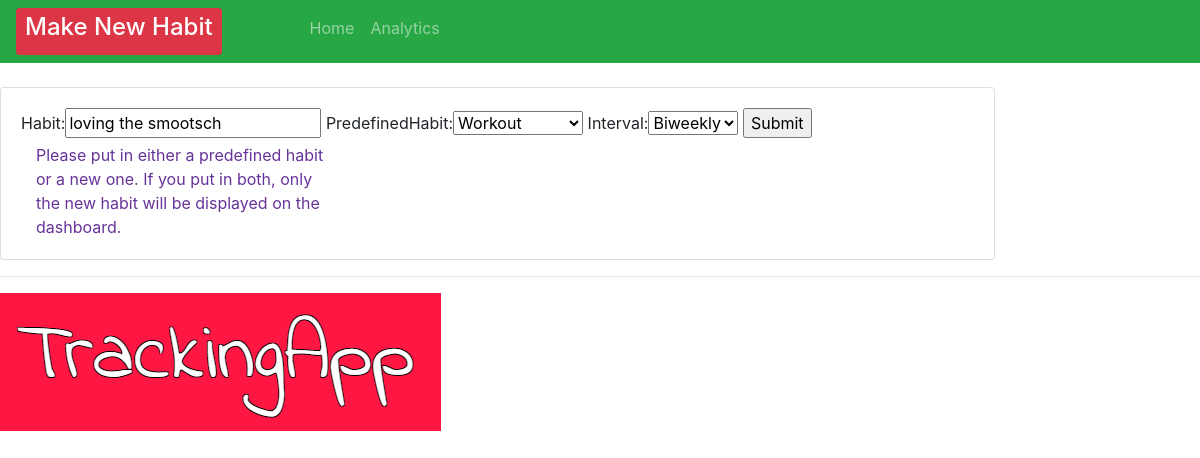
Screenshot of /update_habit/2 with the database file from the repository.
### crm/models.py (models this page shows, shortened)
class Order(models.Model):
    INTERVAL = (
            ('Daily', 'Daily'),
            ('Weekly', 'Weekly' ),
            ('Biweekly', 'Biweekly'),
            ('Monthly', 'Monthly'),
            )
    HABIT = (
        ('Call Mum', 'Call Mum'),
        ('Workout', 'Workout'),
        ('Buy Groceries', 'Buy Groceries'),
        ('Study Maths', 'Study Maths'),
        ('Meditate', 'Meditate'),
    )
    CHECK = (
        ('Check', 'Check'),
    )
    habit = models.CharField(max_length=200, null=True, blank=True)
    predefinedHabit = models.CharField(max_length=200, null=True, choices=HABIT, blank=True)
    interval = models.CharField(max_length=400, null=True, choices=INTERVAL)
    checked = models.IntegerField(blank=True, default=1)

### crm/views.py (the view)
# urls.py: path('update_habit/<str:pk>', views.updateHabit, name="update_habit"),
def updateHabit(request, pk):
    order = Order.objects.get(id=pk)
    form = OrderForm(instance=order)
    if request.method == 'POST' :
        form = OrderForm(request.POST, instance=order)
    if form.is_valid():
        form.save()
        return redirect('/')
    context = {'form': form}
    return render(request, 'habit/order_form.html', context)

### crm/forms.py
class OrderForm(ModelForm):
    class Meta:
        model = Order
        fields = ['habit', 'predefinedHabit', 'interval']

### crm/templates/habit/order_form.html (shortened to what this page needs)
{% extends 'habit/main.html' %}
{% load static %}
{% block content %}
<br>
<div class="row">
    <div class="col-md-10">
        <div class="card card-body">
            <form action="" method="POST">
                {{form}}
                <input type="submit" name="Submit">
               <div class="col-md-4" style="color: rebeccapurple;">Please put in either a predefined habit or a new one. If you put in both, only the new habit will be displayed on the dashboard.</div>
            </form>
        </div>
    </div>
</div>
{%endblock%}

### rows the page displays
Order: habit "loving the smootsch", predefinedHabit "Workout", interval "Biweekly"
